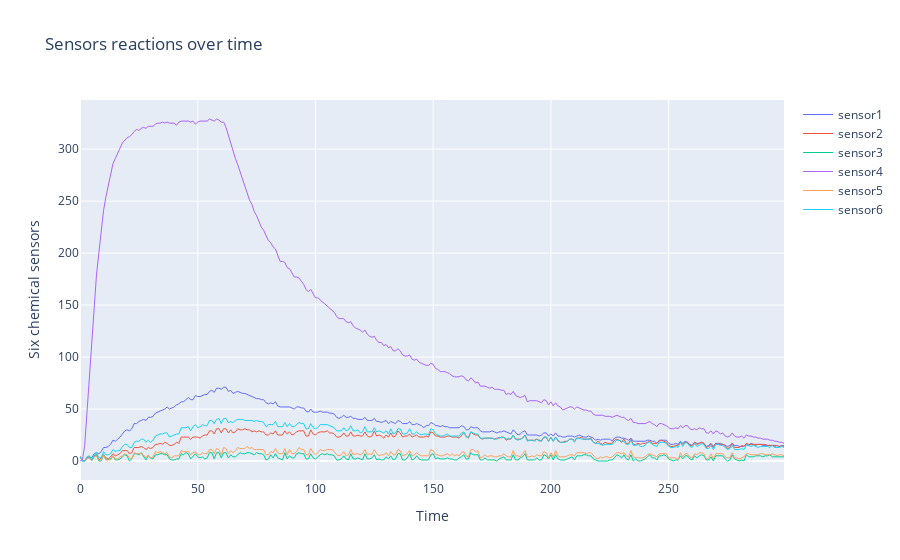

The cell this chart's notebook holds for it:
### Code cell
fig = go.Figure()
for i in range(0,len(X[0])):
    A = X[0][i].tolist()
    fig.add_trace(go.Scatter(x=time, y=A,
                    mode='lines',
                    name='sensor'+str(i+1),
                         line=dict(width=1)))
fig.update_layout(title='Sensors reactions over time',
                   xaxis_title='Time',
                   yaxis_title='Six chemical sensors')
fig.show()

### Figure 1 — Plotly figure (JSON) as saved in the notebook; plotly's stock layout.template omitted (floating-point values rounded to 4 significant figures; data arrays with more than 128 entries replaced by an {"elided": "..."} marker saying what was removed)
{"data": [{"line": {"width": 1}, "mode": "lines", "name": "sensor1", "type": "scatter", "x": {"elided": "300 int values"}, "y": {"elided": "300 int values"}}, {"line": {"width": 1}, "mode": "lines", "name": "sensor2", "type": "scatter", "x": {"elided": "300 int values"}, "y": {"elided": "300 int values"}}, {"line": {"width": 1}, "mode": "lines", "name": "sensor3", "type": "scatter", "x": {"elided": "300 int values"}, "y": {"elided": "300 int values"}}, {"line": {"width": 1}, "mode": "lines", "name": "sensor4", "type": "scatter", "x": {"elided": "300 int values"}, "y": {"elided": "300 int values"}}, {"line": {"width": 1}, "mode": "lines", "name": "sensor5", "type": "scatter", "x": {"elided": "300 int values"}, "y": {"elided": "300 int values"}}, {"line": {"width": 1}, "mode": "lines", "name": "sensor6", "type": "scatter", "x": {"elided": "300 int values"}, "y": {"elided": "300 int values"}}], "layout": {"title": {"text": "Sensors reactions over time"}, "xaxis": {"title": {"text": "Time"}}, "yaxis": {"title": {"text": "Six chemical sensors"}}}}
